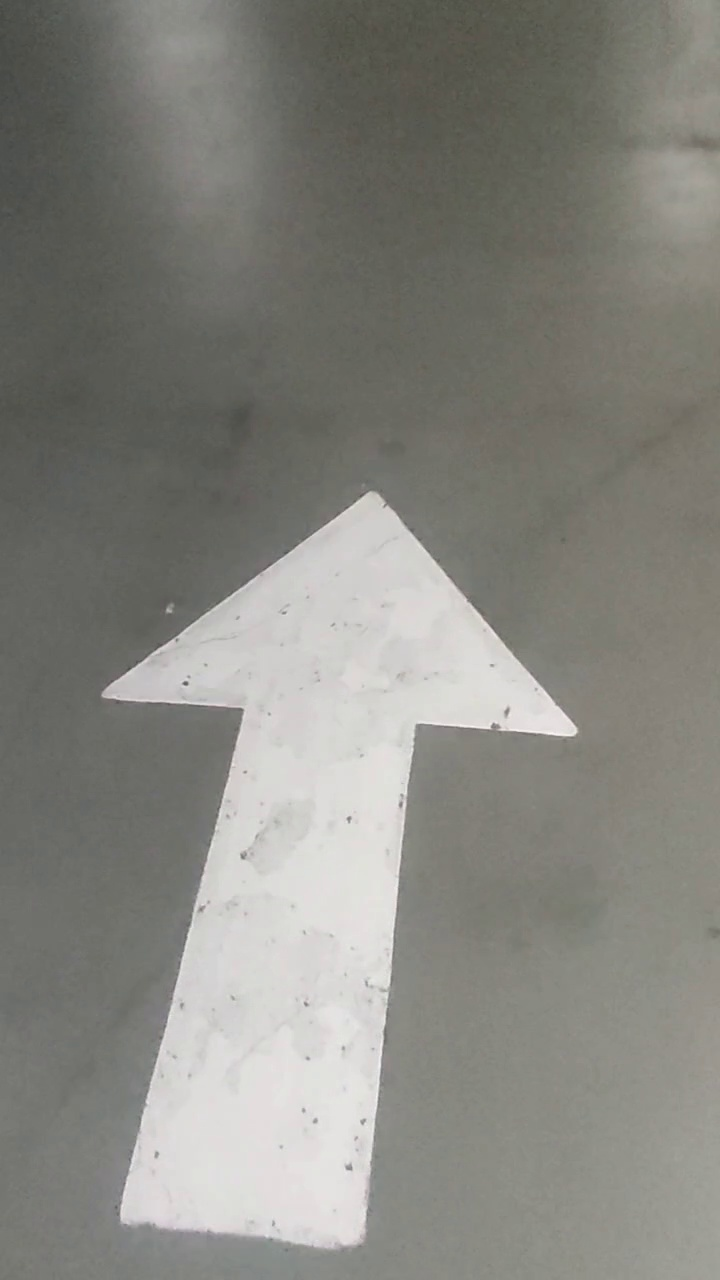
#> input picture base_dataset/33.jpg, 720 x 1280 px, found by its file name
$ python eot.py
#> lines starting #> are read from the running program, lines starting #| are printed output that depends on the picture; after the words box and inside, x2 and y2 are one past the last pixel; in counts of white or black regions, pixels touching at a corner belong together; pictures that were not available may be replaced by others from this repository, and a replacement may not be noted
import numpy as np
import cv2
import random

def eot(base_image, patches, patch_size=(60, 60), gamma_range=(0.8, 1.2), max_rotation=30, max_perspective_shift=0.2, transformation_params=None, target_boxes=None):
    """
    執行期望轉換技術 (EOT)，對多個貼片進行隨機位置擺放及變換，並將其應用於基底圖像。

    參數:
    - base_image (np.ndarray): 基底圖像（即背景圖像）。
    - patches (list of np.ndarray): 貼片列表（每個貼片為影像）。
    - patch_size (tuple): 貼片的目標大小 (寬, 高)。
    - gamma_range (tuple): 伽瑪校正值的範圍。
    - max_rotation (int): 最大旋轉角度（以度為單位）。
    - max_perspective_shift (float): 透視變換的最大偏移比例（相對於貼片寬高的比例）。
    - transformation_params (list): 傳入固定的變換參數 (選填)。
    - target_boxes (list): 目標方框範圍 [(x_min, y_min, x_max, y_max), ...]。

    返回:
    - transformed_image (np.ndarray): 含變換貼片的基底圖像。
    - transformation_params (list): 使用的變換參數列表。
    """
    H, W, _ = base_image.shape

    # 初始化變換參數列表
    if transformation_params is None:
        transformation_params = []

    transformed_image = base_image.copy()  # 複製基底圖像
    for idx, patch in enumerate(patches):
        # 1. 縮放貼片
        patch = cv2.resize(patch, patch_size)

        # 使用固定變換參數或生成隨機參數
        if idx < len(transformation_params):
            gamma, angle, dst_points, x, y = transformation_params[idx]
            # 初始化 src_points，因為 dst_points 已固定
            width, height = patch_size
            dst_points = np.array(dst_points, dtype=np.float32)
            src_points = np.float32([[0, 0], [width, 0], [0, height], [width, height]])
        else:
            # 生成新的隨機參數
            gamma = random.uniform(*gamma_range)
            angle = random.uniform(-max_rotation, max_rotation)
            width, height = patch_size
            shift_x = int(max_perspective_shift * width)
            shift_y = int(max_perspective_shift * height)
            src_points = np.float32([[0, 0], [width, 0], [0, height], [width, height]])
            dst_points = np.float32([
                [random.randint(-shift_x, shift_x), random.randint(-shift_y, shift_y)],
                [width + random.randint(-shift_x, shift_x), random.randint(-shift_y, shift_y)],
                [random.randint(-shift_x, shift_x), height + random.randint(-shift_y, shift_y)],
                [width + random.randint(-shift_x, shift_x), height + random.randint(-shift_y, shift_y)]
            ])

            # 在目標方框內隨機生成貼片位置
            if target_boxes:
                x_min, y_min, x_max, y_max = random.choice(target_boxes)
                x = random.randint(x_min, max(x_min, x_max - patch_size[0]))
                y = random.randint(y_min, max(y_min, y_max - patch_size[1]))
            else:
                x = random.randint(0, W - patch_size[0])
                y = random.randint(0, H - patch_size[1])

            # 添加到變換參數列表
            transformation_params.append((gamma, angle, dst_points, x, y))

        # 2. 伽瑪校正
        patch = np.clip(np.power(patch / 255.0, gamma) * 255.0, 0, 255).astype(np.uint8)

        # 3. 旋轉貼片
        center = (patch_size[0] // 2, patch_size[1] // 2)
        rotation_matrix = cv2.getRotationMatrix2D(center, angle, 1.0)
        patch = cv2.warpAffine(patch, rotation_matrix, patch_size, flags=cv2.INTER_LINEAR, borderMode=cv2.BORDER_CONSTANT, borderValue=(255, 255, 255))

        # 4. 透視變換
        perspective_matrix = cv2.getPerspectiveTransform(src_points, dst_points)
        patch = cv2.warpPerspective(patch, perspective_matrix, patch_size, flags=cv2.INTER_LINEAR, borderMode=cv2.BORDER_CONSTANT, borderValue=(255, 255, 255))

        # 5. 隨機擺放
        # 去除白色背景
        threshold = 100
        mask = (patch < threshold).astype(np.uint8)

        # 平滑遮罩邊界
        blurred_mask = cv2.GaussianBlur(mask.astype(np.float32), (5, 5), 0)
        blurred_mask = np.clip(blurred_mask, 0, 1)

        # 如果 mask 是單通道，擴展為三通道
        if mask.shape[-1] != 3:
            blurred_mask = np.stack([blurred_mask] * 3, axis=-1)

        # 遮罩混合貼片與基底
        transformed_image[y:y + patch_size[1], x:x + patch_size[0]] = (
            transformed_image[y:y + patch_size[1], x:x + patch_size[0]] * (1 - blurred_mask) +
            patch * blurred_mask
        )

    return transformed_image, transformation_params


if __name__ == "__main__":
    # 加載基底圖像
    base_image = cv2.imread("./base_dataset/33.jpg")
#> base_image is the input picture: shape (1280, 720, 3); mean B, G, R 127.2, 133.4, 133.9

    # 加載多個貼片影像
    #patch1 = cv2.imread("./star/star/1.png")
    #patch2 = cv2.imread("./star/star/100.png")
    patch1 = cv2.imread("final_generated_patches/epoch_16_patch_1.png")
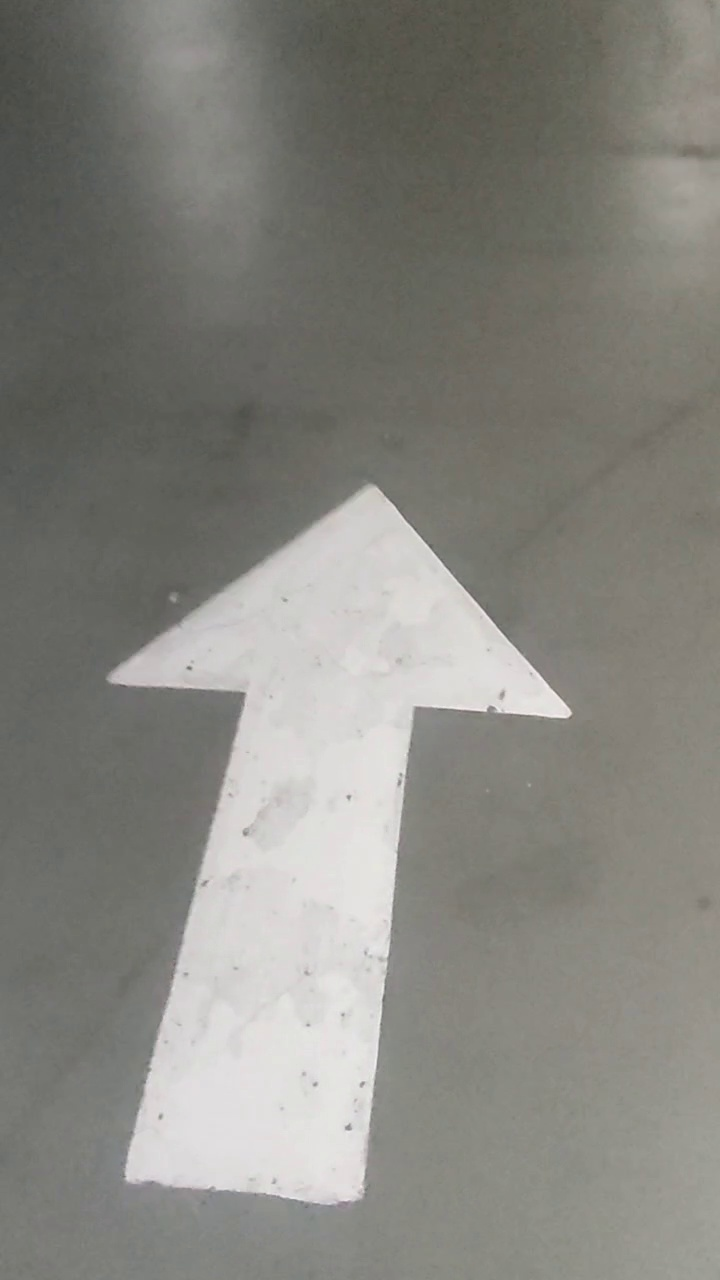
#> input picture base_dataset/31.jpg, 720 x 1280 px, given in place of epoch_16_patch_1.png, which was not available
#> patch1 is the input picture: shape (1280, 720, 3); mean B, G, R 127, 133.1, 133.9
    patch2 = cv2.imread("final_generated_patches/epoch_6_patch_1.png")
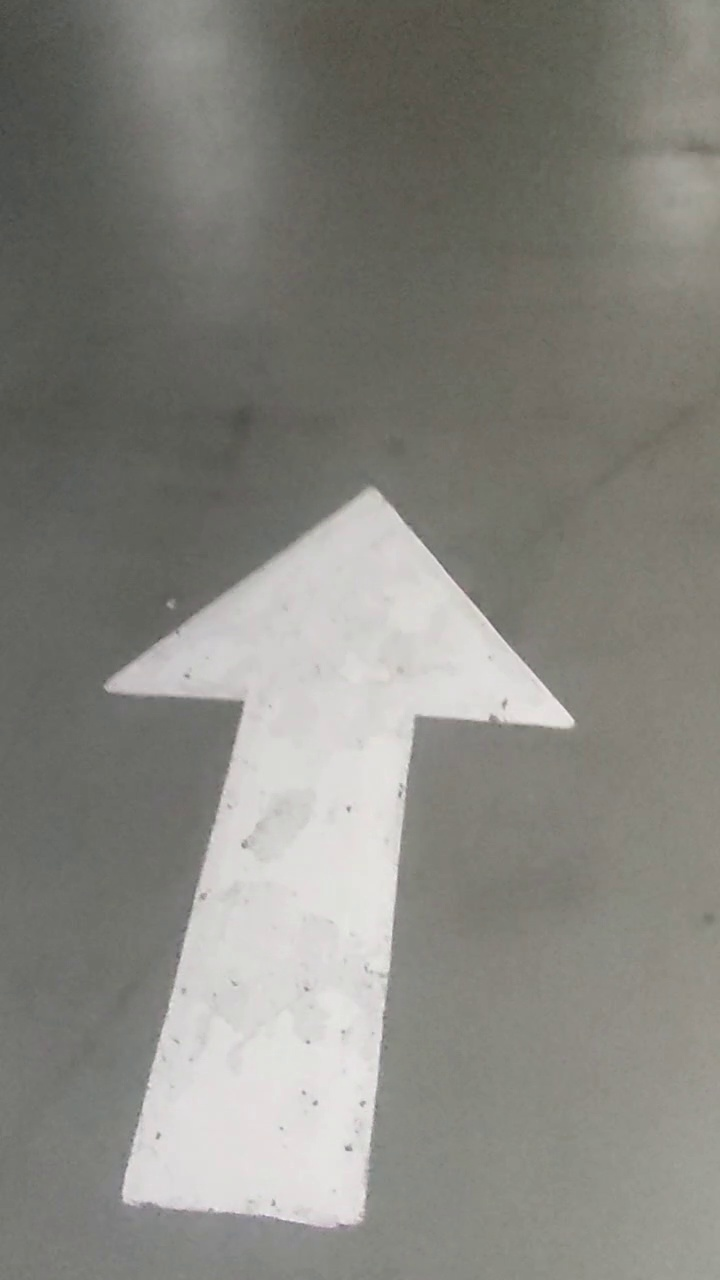
#> input picture base_dataset/32.jpg, 720 x 1280 px, given in place of epoch_6_patch_1.png, which was not available
#> patch2 is the input picture: shape (1280, 720, 3); mean B, G, R 126.9, 133.1, 133.8
    patches = [patch1, patch2]

    # 執行 EOT，解包返回的結果
    result_image, _ = eot(
        base_image,
        patches,
        patch_size=(130, 130),
        gamma_range=(0.8, 1.2),
        max_rotation=30,
        max_perspective_shift=0.2
    )
#> the loop in eot, `for idx, patch in enumerate(patches):` made 2 passes
#> (gamma, angle, width, height, shift_x, shift_y, src_points, dst_points) on passes 1 to 2: (1.14, 15.48, 130, 130, 26, 26, [[0, 0], [130, 0], [0, 130], [130, 130]], [[0, -24], [120, 6], [5, 129], [154, 123]]), (1.03, 24.49, 130, 130, 26, 26, [[0, 0], [130, 0], [0, 130], [130, 130]], [[6, -18], [122, -18], [22, 110], [143, 155]])
#> pass 1, in eot, `patch = cv2.resize(patch, patch_size)`:
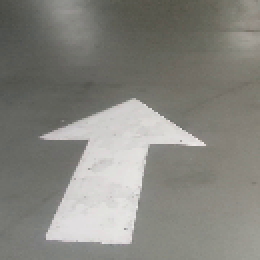
#> patch: shape (130, 130, 3) (shown 2 times larger); mean of channels 0, 1, 2 126.9, 133, 133.8; drawn as B, G, R
#> pass 1, in eot, `patch = cv2.warpAffine(patch, rotation_matrix, patch_size, flags=cv2.I..`:
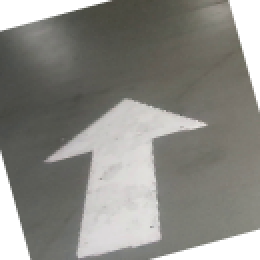
#> patch: shape (130, 130, 3) (shown 2 times larger); mean of channels 0, 1, 2 131.6, 137.1, 137.9; drawn as B, G, R
#> pass 1, in eot, `patch = cv2.warpPerspective(patch, perspective_matrix, patch_size, fla..`:
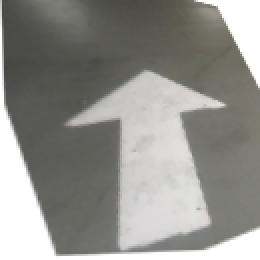
#> patch: shape (130, 130, 3) (shown 2 times larger); mean of channels 0, 1, 2 140, 144.6, 145.1; drawn as B, G, R
#> after the loop in eot, `for idx, patch in enumerate(patches):`:
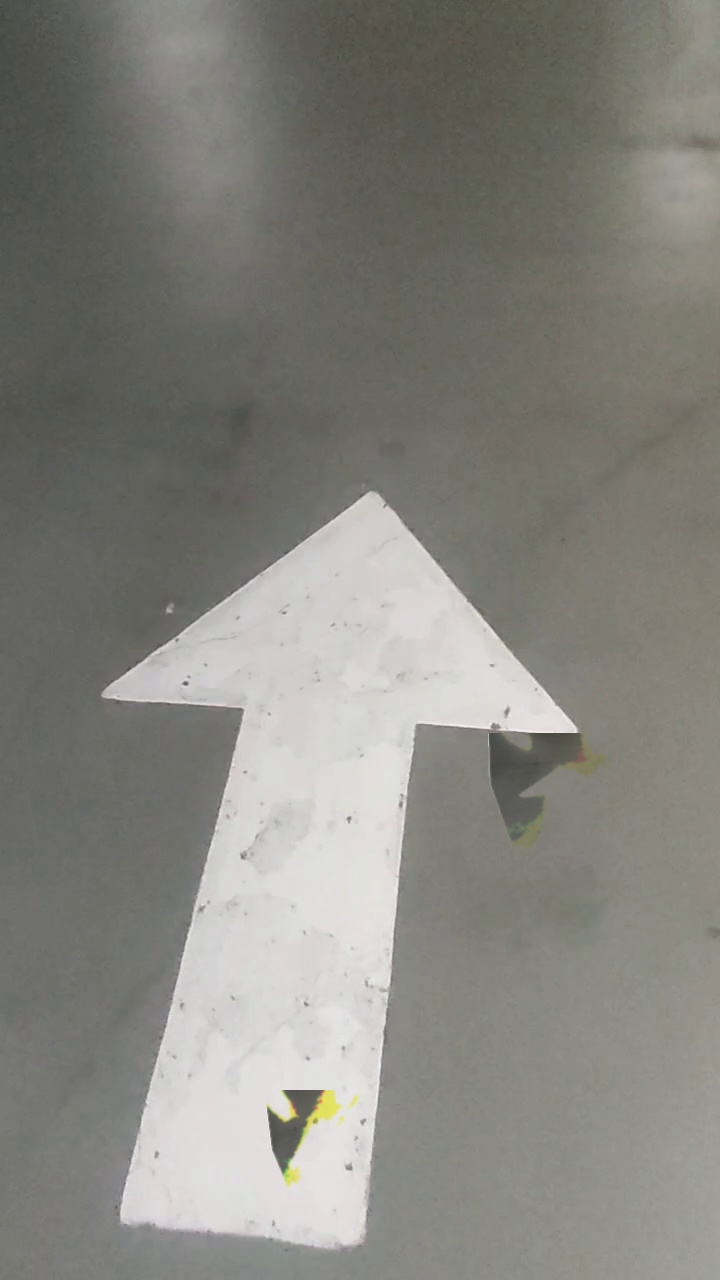
#> transformed_image: shape (1280, 720, 3); 1.32% of pixels changed, all inside (x1, y1, x2, y2) = (264, 733, 613, 1189)
#> after the loop in eot, `for idx, patch in enumerate(patches):`: transformation_params = [(1.14, 15.48, [[0, -24], [120, 6], [5, 129], [154, 123]], 488, 733), (1.03, 24.49, [[6, -18], [122, -18], [22, 110], [143, 155]], 256, 1090)]

    # 儲存結果
    cv2.imwrite("result_image.jpg", result_image)
